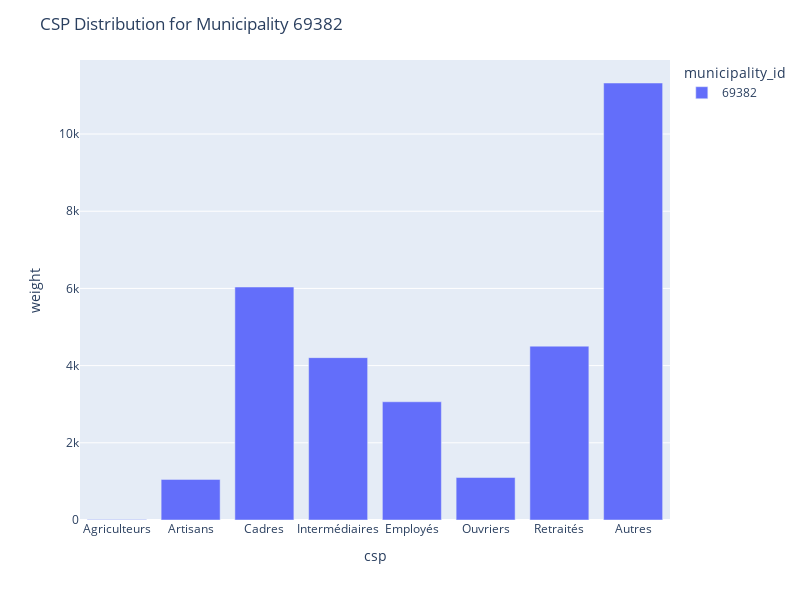
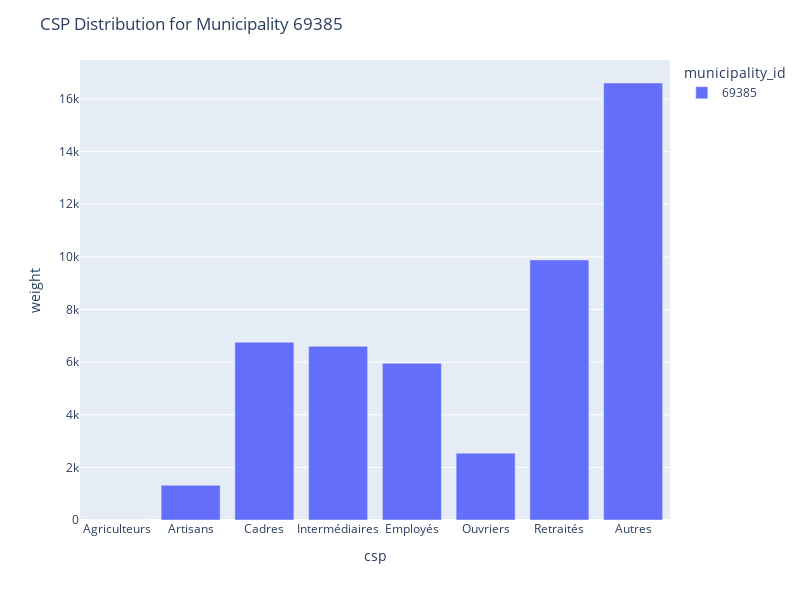
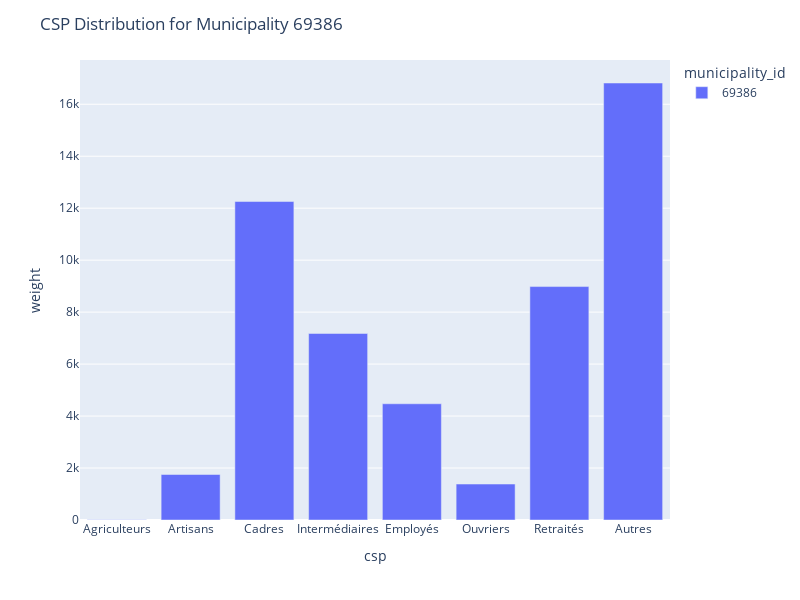
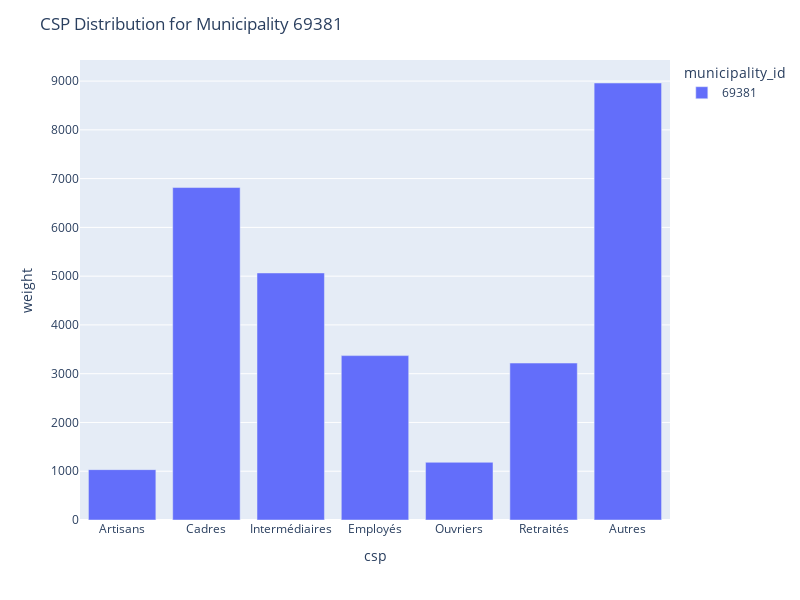

Write notebook code for charts like these, in order.
### Code cell
# Calculate age distribution for the whole dataset
total_csp_distribution = df_Study_Area.groupby("csp")["weight"].sum().reset_index()
total_csp_distribution["municipality_id"] = "Total"
total_age_distribution = df_Study_Area.groupby("age")["weight"].sum().reset_index()
total_age_distribution["municipality_id"] = "Total"
# Filter df_age for specific municipality_ids
df_csp = df_Study_Area.groupby(["csp", "municipality_id"])["weight"].sum().reset_index()
df_csp = df_csp.replace({
    1: "Agriculteurs",
    2: "Artisans",
    3: "Cadres",
    4: "Intermédiaires",
    5: "Employés",
    6: "Ouvriers",
    7: "Retraités",
    8: "Autres"
})
# Concatenate total_age_distribution and df_age_filtered
combined_df = pd.concat([df_csp, total_age_distribution], ignore_index=True)

# Convert municipality_id to string
combined_df["municipality_id"] = combined_df["municipality_id"].astype(str)

# Get unique municipality_ids
municipality_ids = combined_df["municipality_id"].unique()

# Plot each municipality_id separately
for municipality_id in municipality_ids:
    # Filter DataFrame for the current municipality_id
    df_filtered = combined_df[combined_df["municipality_id"] == municipality_id]
    
    # Plot the DataFrame
    fig = px.bar(df_filtered, x="csp", y="weight", color="municipality_id", barmode="group")
    
    # Update layout to adjust figure size
    fig.update_layout(
        title=f"CSP Distribution for Municipality {municipality_id}",
        width=800,  # Width of the plot
        height=600,  # Height of the plot
    )
    
    # Show the plot
    fig.show()

### Figure 1 — Plotly figure (JSON) as saved in the notebook; plotly's stock layout.template omitted (floating-point values rounded to 4 significant figures)
{"data": [{"alignmentgroup": "True", "hovertemplate": "municipality_id=69382<br>csp=%{x}<br>weight=%{y}<extra></extra>", "legendgroup": "69382", "marker": {"color": "#636efa", "pattern": {"shape": ""}}, "name": "69382", "offsetgroup": "69382", "orientation": "v", "showlegend": true, "textposition": "auto", "type": "bar", "x": ["Agriculteurs", "Artisans", "Cadres", "Intermédiaires", "Employés", "Ouvriers", "Retraités", "Autres"], "xaxis": "x", "y": [12.17, 1053.0, 6037.0, 4207.0, 3063.0, 1101.0, 4504.0, 11320.0], "yaxis": "y"}], "layout": {"barmode": "group", "height": 600, "legend": {"title": {"text": "municipality_id"}, "tracegroupgap": 0}, "margin": {"t": 60}, "title": {"text": "CSP Distribution for Municipality 69382"}, "width": 800, "xaxis": {"anchor": "y", "domain": [0, 1], "title": {"text": "csp"}}, "yaxis": {"anchor": "x", "domain": [0, 1], "title": {"text": "weight"}}}}

### Figure 2 — Plotly figure (JSON) as saved in the notebook; plotly's stock layout.template omitted (floating-point values rounded to 4 significant figures)
{"data": [{"alignmentgroup": "True", "hovertemplate": "municipality_id=69385<br>csp=%{x}<br>weight=%{y}<extra></extra>", "legendgroup": "69385", "marker": {"color": "#636efa", "pattern": {"shape": ""}}, "name": "69385", "offsetgroup": "69385", "orientation": "v", "showlegend": true, "textposition": "auto", "type": "bar", "x": ["Agriculteurs", "Artisans", "Cadres", "Intermédiaires", "Employés", "Ouvriers", "Retraités", "Autres"], "xaxis": "x", "y": [2.129, 1320.0, 6757.0, 6600.0, 5955.0, 2541.0, 9885.0, 16610.0], "yaxis": "y"}], "layout": {"barmode": "group", "height": 600, "legend": {"title": {"text": "municipality_id"}, "tracegroupgap": 0}, "margin": {"t": 60}, "title": {"text": "CSP Distribution for Municipality 69385"}, "width": 800, "xaxis": {"anchor": "y", "domain": [0, 1], "title": {"text": "csp"}}, "yaxis": {"anchor": "x", "domain": [0, 1], "title": {"text": "weight"}}}}

### Figure 3 — Plotly figure (JSON) as saved in the notebook; plotly's stock layout.template omitted (floating-point values rounded to 4 significant figures)
{"data": [{"alignmentgroup": "True", "hovertemplate": "municipality_id=69386<br>csp=%{x}<br>weight=%{y}<extra></extra>", "legendgroup": "69386", "marker": {"color": "#636efa", "pattern": {"shape": ""}}, "name": "69386", "offsetgroup": "69386", "orientation": "v", "showlegend": true, "textposition": "auto", "type": "bar", "x": ["Agriculteurs", "Artisans", "Cadres", "Intermédiaires", "Employés", "Ouvriers", "Retraités", "Autres"], "xaxis": "x", "y": [6.721, 1751.0, 12260.0, 7178.0, 4473.0, 1384.0, 8983.0, 16820.0], "yaxis": "y"}], "layout": {"barmode": "group", "height": 600, "legend": {"title": {"text": "municipality_id"}, "tracegroupgap": 0}, "margin": {"t": 60}, "title": {"text": "CSP Distribution for Municipality 69386"}, "width": 800, "xaxis": {"anchor": "y", "domain": [0, 1], "title": {"text": "csp"}}, "yaxis": {"anchor": "x", "domain": [0, 1], "title": {"text": "weight"}}}}

### Figure 4 — Plotly figure (JSON) as saved in the notebook; plotly's stock layout.template omitted (floating-point values rounded to 4 significant figures)
{"data": [{"alignmentgroup": "True", "hovertemplate": "municipality_id=69381<br>csp=%{x}<br>weight=%{y}<extra></extra>", "legendgroup": "69381", "marker": {"color": "#636efa", "pattern": {"shape": ""}}, "name": "69381", "offsetgroup": "69381", "orientation": "v", "showlegend": true, "textposition": "auto", "type": "bar", "x": ["Artisans", "Cadres", "Intermédiaires", "Employés", "Ouvriers", "Retraités", "Autres"], "xaxis": "x", "y": [1033.0, 6817.0, 5066.0, 3371.0, 1183.0, 3218.0, 8961.0], "yaxis": "y"}], "layout": {"barmode": "group", "height": 600, "legend": {"title": {"text": "municipality_id"}, "tracegroupgap": 0}, "margin": {"t": 60}, "title": {"text": "CSP Distribution for Municipality 69381"}, "width": 800, "xaxis": {"anchor": "y", "domain": [0, 1], "title": {"text": "csp"}}, "yaxis": {"anchor": "x", "domain": [0, 1], "title": {"text": "weight"}}}}
